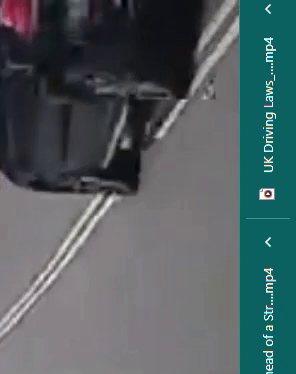
#> input picture frame 38 of line type/double.mp4, 296 x 374 px, given in place of long.mp4, which was not available
$ python mainProgram.py
#> lines starting #> are read from the running program, lines starting #| are printed output that depends on the picture; after the words box and inside, x2 and y2 are one past the last pixel; in counts of white or black regions, pixels touching at a corner belong together; pictures that were not available may be replaced by others from this repository, and a replacement may not be noted
### line type/controls.py

import cv2
import numpy as np

class Controls:
    def __init__(self) -> None:

        cv2.namedWindow('Controls', cv2.WINDOW_NORMAL)  #--- window to have all the controls

        self.controls = []

    def newControl(self, name, min, max, default):
        cv2.createTrackbar(name, "Controls", min, max, self.nothing)
        cv2.setTrackbarPos(name, "Controls", default)
        self.controls.append(name)

    # [5 lines left out: function getValues, not called in this run]

    def nothing(self, x):
        pass


### line type/mainProgram.py
import cv2
import numpy as np
import time
from controls import Controls

cap = cv2.VideoCapture("long.mp4")

scan_line_pos = []

NUM_LINES = 10

PI = False
DEBUG = True

if PI == True:
    import RPi.GPIO as GPIO


controls = Controls()
controls.newControl("thresh", 0, 255, 17)


def text(image, x,y, text):
    font = cv2.FONT_HERSHEY_SIMPLEX
    cv2.rectangle(image, (x, y), (x+50, y-20), (0,0,0),-1)
    cv2.putText(image, str(text), (x, y), font, 0.5, (0, 255, 0), 1, cv2.LINE_AA,)


x = np.arange(-2, 2, 0.1)

def bell_curve(x):
    mean = np.mean(x)
    std = np.std(x)
    y_out = 1/(std * np.sqrt(2 * np.pi)) * np.exp( - (x - mean)**2 / (2 * std**2))
    return y_out

def gen_line_pos(img_shape):

    step = (img_shape)/(NUM_LINES+1)
    for i in range(0,NUM_LINES):
        scan_line_pos.append(int(i*step + step))

def draw_lines(img, lines, points):

    for i in range(NUM_LINES):
        value = int((points[i][1]/2100)*255)
        color = (0,0,255)
        if value>200:
            color = (0,255,0)

        print(value)
        line = lines[i]
        cv2.line(img, (line, 0), (line, img.shape[1]), (100, 12, 255), 2)
        cv2.circle(img, (line, int(points[i][0]-20)), 5, color,-1)

def detect_line(scan_line):

    conv = np.convolve(bell, scan_line)
    max_value = np.max(conv)
    max_point = np.argmax(conv)
    return [max_point, max_value]

bell = bell_curve(x)
ret, img = cap.read()
#> img is the input picture: shape (374, 296, 3); mean B, G, R 97, 94.2, 80.5

print(img.shape)
#| (374, 296, 3)

gen_line_pos(img.shape[1])


while True:
    t1 = time.time()
    ret, img = cap.read()
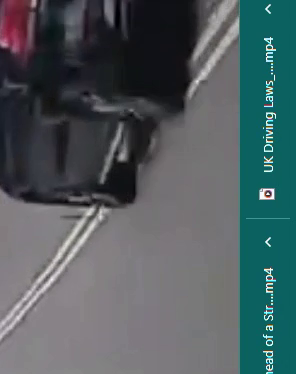
#> input picture frame 39 of line type/double.mp4, 296 x 374 px, given in place of long.mp4, which was not available
#> img is the input picture: shape (374, 296, 3); mean B, G, R 95.3, 92.4, 78.9

    gray = cv2.cvtColor(img, cv2.COLOR_BGR2GRAY)
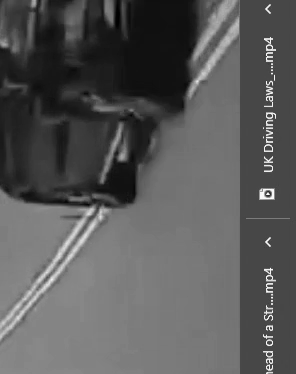
#> gray: shape (374, 296); min 0, max 254, mean 88.6

    points = []
    for i in range(NUM_LINES):
        scan_line = gray[:, scan_line_pos[i]]
        point = detect_line(scan_line)
        points.append(point)
#> this loop made 10 passes
#> (max_value in detect_line, max_point in detect_line, point) on passes 1 to 10: (1379.2, 318, [318, 1379.2]), (1428.7, 290, [290, 1428.7]), (1388.8, 257, [257, 1388.8]), (1190.7, 283, [283, 1190.7]), (1150.9, 312, [312, 1150.9]), (1127.8, 373, [373, 1127.8]), (1115.6, 299, [299, 1115.6]), (1283.2, 42, [42, 1283.2]), (651, 39, [39, 651]), (1393.5, 378, [378, 1393.5])
#> after the loop, points = [[318, 1379.2], [290, 1428.7], [257, 1388.8], [283, 1190.7], [312, 1150.9], [373, 1127.8], [299, 1115.6], [42, 1283.2], [39, 651], [378, 1393.5]]


    # print(scan_line.shape, conv.shape)

    draw_lines(img, scan_line_pos, points)
#> the loop in draw_lines, `for i in range(NUM_LINES):` made 10 passes
#> value on passes 1 to 10: 167, 173, 168, 144, 139, 136, 135, 155, 79, 169
#| 167
#| 173
#| 168
#| 144
#| 139
#| 136
#| 135
#| 155
#> (further printed lines are left out)
#> after the loop in draw_lines, `for i in range(NUM_LINES):`:
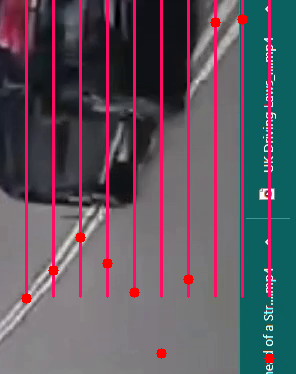
#> img: shape (374, 296, 3); 8.6% of pixels changed, all inside (x1, y1, x2, y2) = (21, 0, 275, 364)
    if DEBUG:
        # cv2.imshow("conv", conv)
        cv2.imshow("img", img)
        # cv2.imshow("red", red_erosion)img
        # cv2.imshow("input", img)

    key = cv2.waitKey(10)
#> (key Esc is pressed here)
    t2 = time.time()

    elpsed_frametime = (t2 - t1)

$ run again, starting later in the video
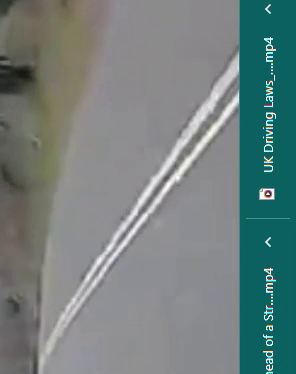
#> input picture frame 175 of line type/double.mp4, 296 x 374 px, given in place of long.mp4, which was not available
#> img is the input picture: shape (374, 296, 3); mean B, G, R 126.7, 128.1, 113.4
#| (374, 296, 3)
#> `gray = cv2.cvtColor(img, cv2.COLOR_BGR2GRAY)`:
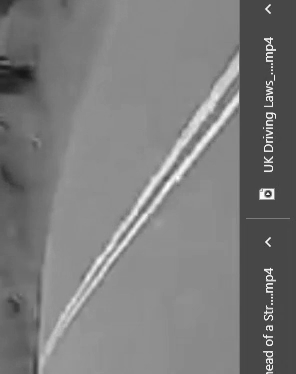
#> gray: shape (374, 296); min 19, max 255, mean 123.5
#> the loop `for i in range(NUM_LINES):` made 10 passes
#> (max_value in detect_line, max_point in detect_line, point) on passes 1 to 8: (1047.4, 145, [145, 1047.4]), (1563.8, 358, [358, 1563.8]), (1552.6, 316, [316, 1552.6]), (1596.2, 275, [275, 1596.2]), (1630, 237, [237, 1630]), (1579.5, 198, [198, 1579.5]), (1530.9, 152, [152, 1530.9]), (1669.2, 114, [114, 1669.2])
#> after the loop `for i in range(NUM_LINES):`: points = [[145, 1047.4], [358, 1563.8], [316, 1552.6], [275, 1596.2], [237, 1630], [198, 1579.5], [152, 1530.9], [114, 1669.2], [39, 651], [378, 1393.6]]
#> the loop in draw_lines, `for i in range(NUM_LINES):` made 10 passes
#> value on passes 1 to 8: 127, 189, 188, 193, 197, 191, 185, 202
#> (printed output is left out)
#> after the loop in draw_lines, `for i in range(NUM_LINES):`:
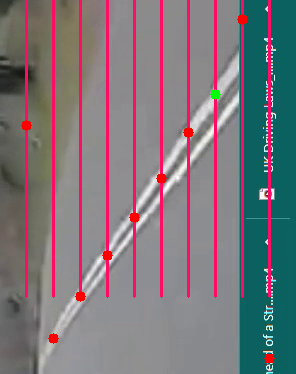
#> img: shape (374, 296, 3); mean B, G, R 123.3, 117.8, 124.7

$ run again, starting later in the video
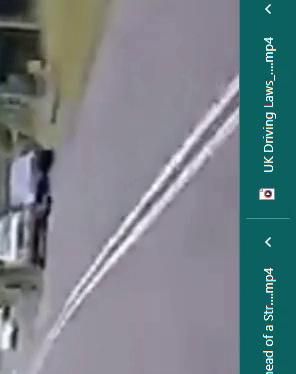
#> input picture frame 311 of line type/double.mp4, 296 x 374 px, given in place of long.mp4, which was not available
#> img is the input picture: shape (374, 296, 3); mean B, G, R 134.6, 129.1, 116.3
#| (374, 296, 3)
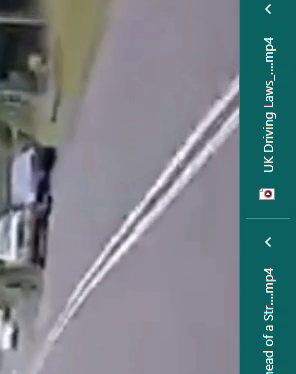
#> input picture frame 312 of line type/double.mp4, 296 x 374 px, given in place of long.mp4, which was not available
#> img is the input picture: shape (374, 296, 3); mean B, G, R 134.9, 128.9, 116.2
#> the loop `for i in range(NUM_LINES):` made 10 passes
#> (max_value in detect_line, max_point in detect_line, point) on passes 1 to 8: (1664.1, 192, [192, 1664.1]), (1597, 356, [356, 1597]), (1665.7, 310, [310, 1665.7]), (1632.6, 278, [278, 1632.6]), (1641.4, 247, [247, 1641.4]), (1605.5, 210, [210, 1605.5]), (1610.7, 193, [193, 1610.7]), (1557.9, 128, [128, 1557.9])
#> after the loop `for i in range(NUM_LINES):`: points = [[192, 1664.1], [356, 1597], [310, 1665.7], [278, 1632.6], [247, 1641.4], [210, 1605.5], [193, 1610.7], [128, 1557.9], [39, 651], [378, 1387.1]]
#> the loop in draw_lines, `for i in range(NUM_LINES):` made 10 passes
#> value on passes 1 to 8: 202, 193, 202, 198, 199, 194, 195, 189
#> (printed output is left out)
#> after the loop in draw_lines, `for i in range(NUM_LINES):`:
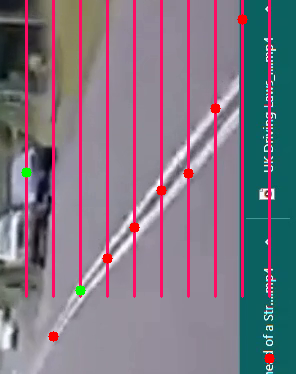
#> img: shape (374, 296, 3); 8.58% of pixels changed, all inside (x1, y1, x2, y2) = (21, 0, 275, 364)
